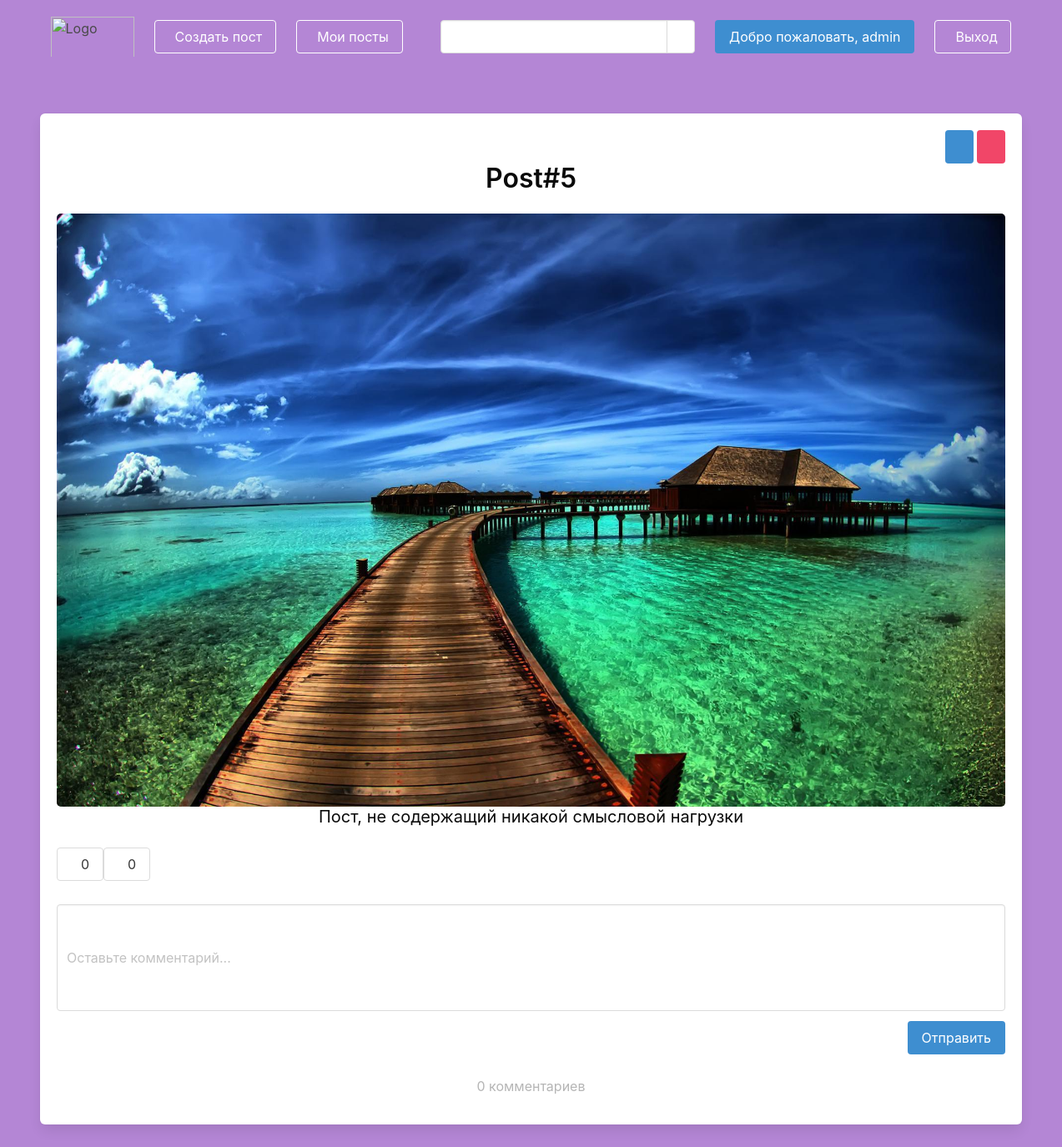
The page /blog/post/post5 (signed in) on the database as committed earlier.
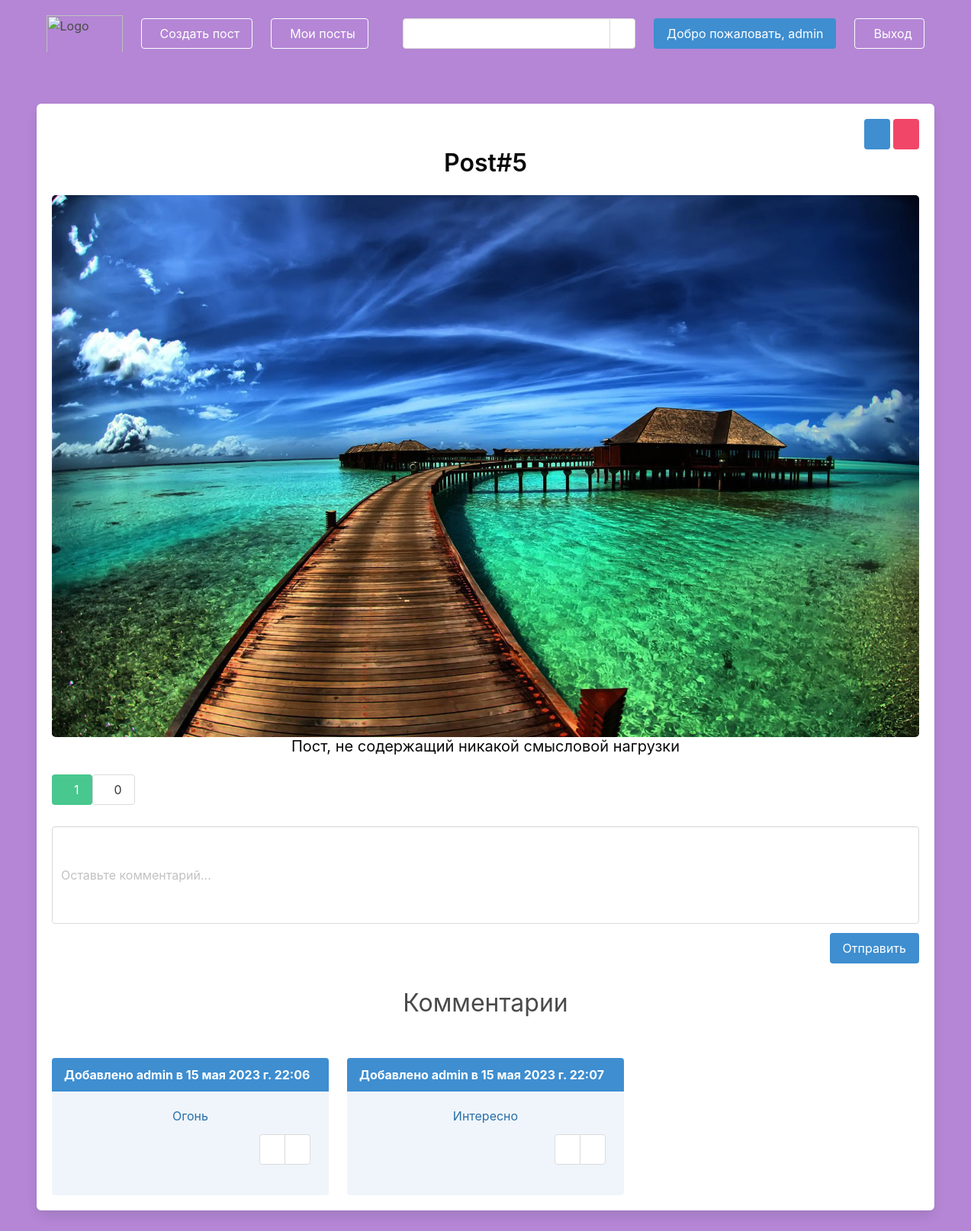
The same page on the database as committed later.
### blog/models.py (models this page shows, shortened)
class Post(models.Model):
    title = models.CharField(max_length=255)
    text = models.TextField()
    slug = models.SlugField(unique=True)
    date = models.DateField(auto_now=True)
    author = models.ForeignKey(User, on_delete=models.CASCADE)
    image = models.ImageField(default='image.jpg', blank=True)
    likes = models.ManyToManyField(User, related_name='likes')
    dislikes = models.ManyToManyField(User, related_name='dislikes')
    def __str__(self):
        return self.title
    def likes_counter(self):
        return self.likes.count()
    def dislikes_counter(self):
        return self.dislikes.count()

class Comment(models.Model):
    post = models.ForeignKey(Post, on_delete=models.CASCADE)
    user = models.ForeignKey(User, on_delete=models.CASCADE)
    body = models.TextField()
    date = models.DateTimeField(auto_now_add=True)

### blog/views.py (the view)
# urls.py: path('post/<slug>', views.post, name='post'),
@login_required(login_url='/users/log_in')
def post(request, slug):
    post_detail = Post.objects.get(slug=slug)
    form = CommentForm(request.POST or None)
    if request.method == 'POST' and form.is_valid():
        instance = form.save(commit=False)
        instance.user = request.user
        instance.post = post_detail
        instance.save()
        return redirect('blog:post', slug=slug)
    return render(request, 'post.html', {'post': post_detail, 'form': form})

### blog/forms.py
class CommentForm(forms.ModelForm):
    body = forms.CharField(widget=forms.TextInput(attrs={
        'class': 'textarea',
        'size': '40',
        'placeholder': 'Оставьте комментарий...',
    }))
    class Meta:
        model = Comment
        fields = ['body', ]

### blog/templates/post.html (shortened to what this page needs)
{% extends 'base_layout.html' %}
{% load static from static %}
{% block content %}
<div class="box has-text-centered" style="min-width: 100% ">
    <div class="has-text-right">
        {% if user == post.author %}
        <a href="{% url 'blog:edit_post' post.slug %}" class="button is-info">
        </a>
        <a href="{% url 'blog:delete_post' post.slug %}" class="button is-danger">
        </a>
        {% endif %}
    </div>
    <div class="title has-text-black">
        {{post}}
    </div>
    {% if post.image %}
    <img src="{{post.image.url}}" alt="" class="image is-centered post-image">
    {% else %}
    <img src="{% static 'images/image.jpg' %}" alt="" class="image is-centered post-image">
    {% endif %}
    <div class="subtitle has-text-black">
        {{post.text}}
    </div>
    <div class="columns is-gapless my-3">
        <form method="post" class="has-text-right" action="{% url 'blog:like' post.slug %}">
            <button class="button  {% if user in post.likes.all %} is-success {% endif %} " type="submit">
                <span class="ml-3">
                    {{ post.likes_counter }}
                </span>
            </button>
        </form>
        <form method="post" class="has-text-right" action="{% url 'blog:dislike' post.slug %}">
            <button class=" button {% if user in post.dislikes.all %} is-danger {% endif %} " type="submit">
                <span class="ml-3">
                    {{ post.dislikes_counter }}
                </span>
            </button>
        </form>
    </div>
    <form method="post" enctype="multipart/form-data" class="comment has-text-right">
        {{form}}
        <button class="button is-info my-3">
            Отправить
        </button>
    </form>
    {% if not post.comment_set.all %}
    <div class="has-text-centered has-text-grey-light subtitle is-6 my-4">
        0 комментариев
    </div>
    {% else %}
    <p class="has-text-centered is-size-3 mb-6">
        Комментарии
    </p>
    <div class="columns is-multiline">
        {% for comment in post.comment_set.all %}
        <div class="column is-4">
            <article class="message is-info">
                <div class="message-header">
                    Добавлено {{comment.user}} в {{comment.date}}
                </div>
                <div class="message-body">
                    {{comment.body}}
                    <div class="buttons has-addons my-3 is-right">
                        <a href="{% url 'blog:comment_delete' comment.pk %}" class="button is-multiline">
                        </a>
                        <a href="{% url 'blog:comment_edit' comment.pk %}" class="button is-multiline">
                        </a>
                    </div>
                </div>
            </article>
        </div>
        {% endfor %}
    </div>
    {% endif %}
</div>
{% endblock %}

Rows that differ between the two databases and show on the page:
computed for Post "Post#5": likes_counter "0" → "1"
added Comment: user "admin", date "15 мая 2023 г. 22:06", body "Огонь"
added Comment: user "admin", date "15 мая 2023 г. 22:07", body "Интересно"
Other text that changed with them:
text no longer shown: "0 комментариев"
text now shown: "Комментарии"
